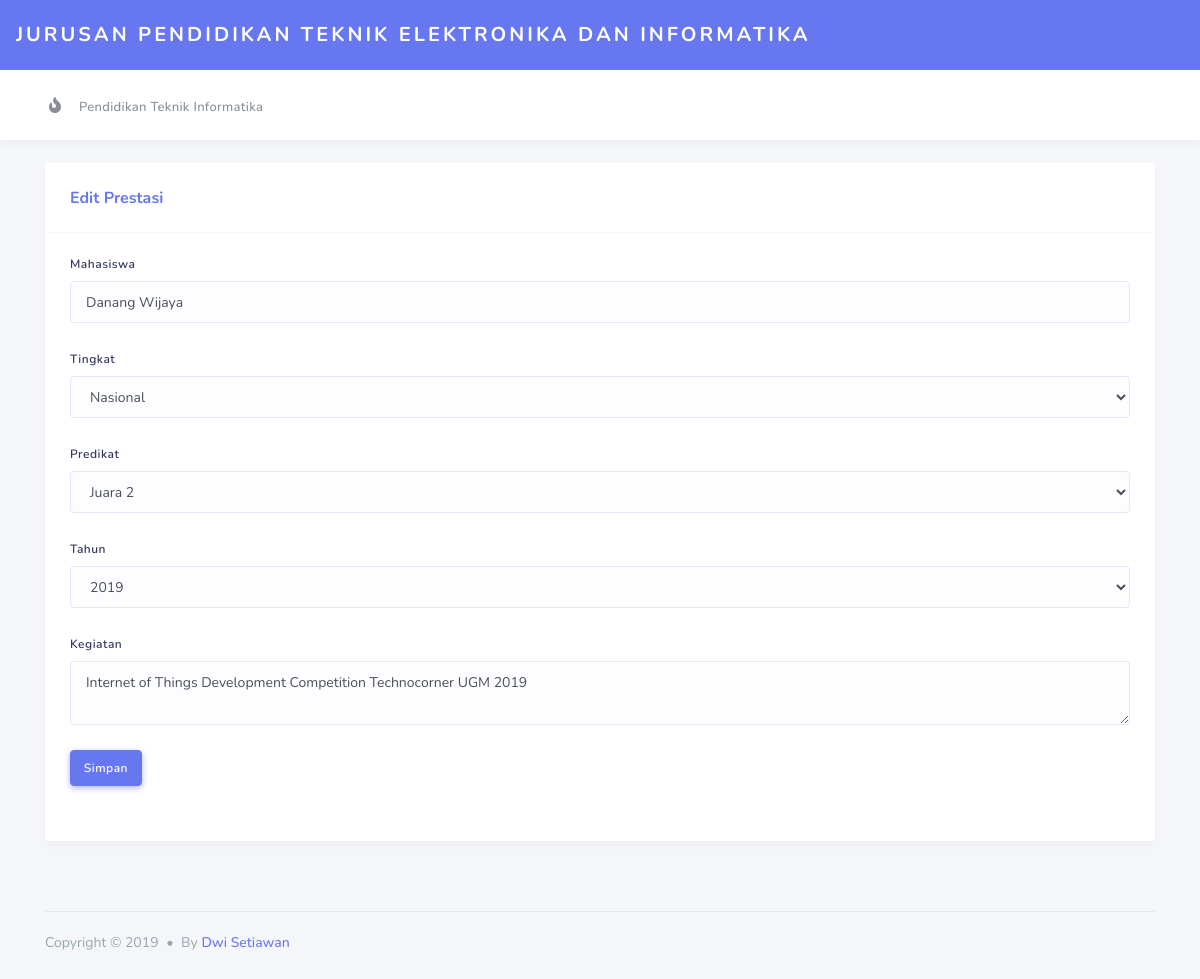
Screenshot of /prestasi/edit/20 with the database file from the repository.
### tables this page shows
CREATE TABLE `prestasi` (
  `id` int(11) NOT NULL,
  `mahasiswa` varchar(100) NOT NULL,
  `predikat` varchar(50) NOT NULL,
  `tingkat` varchar(50) NOT NULL,
  `tahun` year(4) NOT NULL,
  `kegiatan` varchar(100) NOT NULL
);

### application/controllers/Prestasi.php (called while the page is built, shortened)
<?php
class Prestasi extends CI_Controller {
    public function __construct(){
        $this->load->model('prestasi_model');
    }
    public function edit($id){
        $id = $this->uri->segment(3);
        $data = array(
            'title' => 'Edit Prestasi',
            'data_prestasi' => $this->prestasi_model->edit($id)
        );
        $this->load->view('item_handler',$data);
    }
}
?>

### index.php (called while the page is built, shortened)
<?php
require_once BASEPATH.'core/CodeIgniter.php';

### application/models/Prestasi_model.php (called while the page is built, shortened)
<?php
class Prestasi_model extends CI_Model{
    public function edit($id){
        $query = $this->db->where("id",$id)->get("prestasi");
        if($query){
            return $query->row();
        }else{
            return false;
        }
    }
}
?>

### application/views/item_handler.php (the view, shortened to what this page needs)
<!DOCTYPE html>
<html lang="en">
<head>
  <link rel="stylesheet" href="https://stackpath.bootstrapcdn.com/bootstrap/4.3.1/css/bootstrap.min.css">
  <link rel="stylesheet" href="https://use.fontawesome.com/releases/v5.7.2/css/all.css">
  <link rel="stylesheet" type="text/css" href="https://cdn.datatables.net/1.10.16/css/dataTables.bootstrap4.min.css">
  <link rel="stylesheet" href="https://cdn.datatables.net/select/1.3.0/css/select.dataTables.min.css">
  <link rel="stylesheet" href="<?php echo base_url();?>/assets/css/style.css">
  <link rel="stylesheet" href="<?php echo base_url();?>/assets/css/components.css">
</head>
<body class="layout-3">
  <div id="app">
    <div class="main-wrapper container">
      <div class="navbar-bg"></div>
      <nav class="navbar navbar-expand-lg main-navbar">
        <a href="#" class="navbar-brand sidebar-gone-hide">Jurusan Pendidikan Teknik Elektronika dan Informatika</a>
      </nav>
      <nav class="navbar navbar-secondary navbar-expand-lg">
        <div class="container">
          <ul class="navbar-nav">
            <li class="nav-item">
              <a href="#" class="nav-link"><i class="fas fa-fire"></i><span>Pendidikan Teknik Informatika</span></a>
            </li>
          </ul>
        </div>
      </nav>
      <div class="main-content">
        <section class="section">
          <div class="section-body">
            <div class="card">
              <div class="card-header">
                <h4>Edit Prestasi</h4>
              </div>
              <div class="card-body">
                <?php echo form_open('prestasi/update') ?>
                    <div class="form-group">
                        <label for="mhs">Mahasiswa</label>
                        <input value="<?php echo $data_prestasi->mahasiswa?>" type="text" name="mahasiswa" class="form-control" id="mhs" placeholder="Mahasiswa" required>
                    </div>
                    <div class="form-group">
                         <label for="tgkt">Tingkat</label>
                            <select name="tingkat" class="form-control select2" id="tgkt">
                                <option selected value="<?php echo $data_prestasi->tingkat?>"><?php echo $data_prestasi->tingkat?></option>
                             </select>
                    </div>
                    <div class="form-group">
                        <label for="predkt">Predikat</label>
                            <select name="predikat" class="form-control select2" id="predkt">
                                <option value="<?php echo $data_prestasi->predikat?>"><?php echo $data_prestasi->predikat?></option>
                            </select>
                    </div>
                    <div class="form-group">
                        <label>Tahun</label>
                            <select class="form-control select2" name="tahun">
                                <option value="<?php echo $data_prestasi->tahun?>"><?php echo $data_prestasi->tahun?></option>
                            </select>
                    </div>
                    <div class="form-group">
                        <label for="kgt">Kegiatan</label>
                        <textarea value="<?php echo $data_prestasi->kegiatan?>" name="kegiatan" class="form-control mb-0" id="kgt" rows="3" required><?php echo $data_prestasi->kegiatan?></textarea>
                    </div>
                    <div class="form-group buttons">
                    <button type="submit" class="btn btn-primary">Simpan</button>
                </div>
                </div>
            </div>
          </div>
        </section>
      </div>
      <footer class="main-footer">
        <div class="footer-left">
          Copyright &copy; 2019 <div class="bullet"></div> By <a href="http://dstwn.id">Dwi Setiawan</a>
        </div>
      </footer>
    </div>
  </div>
</body>
</html>

### rows the page displays
prestasi: mahasiswa "Danang Wijaya", tingkat "Nasional", predikat "Juara 2", tahun "2019", kegiatan "Internet of Things Development Competition Technocorner UGM 2019"
